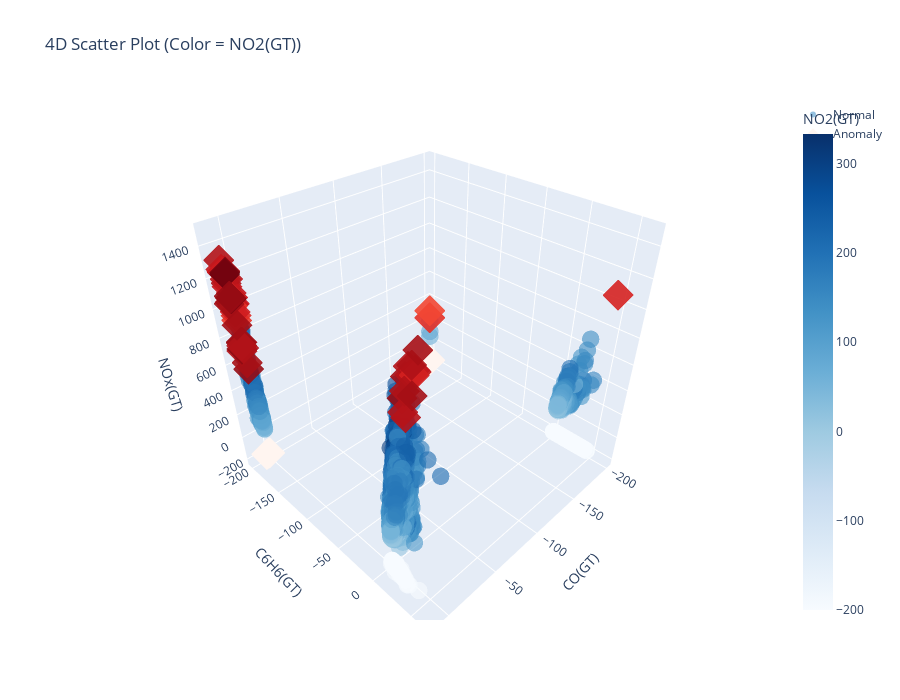

The cell this chart's notebook holds for it:
### Code cell
import plotly.graph_objects as go
import numpy as np
 
# Separate normal and anomaly
normal = features[features['anamoly'] == 1]
anomaly = features[features['anamoly'] == -1]
 
fig = go.Figure()
 
# Normal points
fig.add_trace(go.Scatter3d(
    x=normal['CO(GT)'],
    y=normal['C6H6(GT)'],
    z=normal['NOx(GT)'],
    mode='markers',
    name='Normal',
    marker=dict(
        size=6,
        color=normal['NO2(GT)'],   # 4th dimension as color
        colorscale='Blues',
        opacity=0.6,
        colorbar=dict(title='NO2(GT)')
    )
))
 
# Anomaly points
fig.add_trace(go.Scatter3d(
    x=anomaly['CO(GT)'],
    y=anomaly['C6H6(GT)'],
    z=anomaly['NOx(GT)'],
    mode='markers',
    name='Anomaly',
    marker=dict(
        size=8,
        color=anomaly['NO2(GT)'],
        colorscale='Reds',
        opacity=0.9,
        symbol='diamond'
    )
))
 
# Layout
fig.update_layout(
    title='4D Scatter Plot (Color = NO2(GT))',
    scene=dict(
        xaxis_title='CO(GT)',
        yaxis_title='C6H6(GT)',
        zaxis_title='NOx(GT)'
    ),
    width=900,
    height=700
)
 
fig.show()

### Figure 1 — Plotly figure (JSON) as saved in the notebook; plotly's stock layout.template omitted (floating-point values rounded to 4 significant figures; data arrays with more than 128 entries replaced by an {"elided": "..."} marker saying what was removed)
{"data": [{"marker": {"color": {"elided": "9263 int values"}, "colorbar": {"title": {"text": "NO2(GT)"}}, "colorscale": [[0, "rgb(247,251,255)"], [0.125, "rgb(222,235,247)"], [0.25, "rgb(198,219,239)"], [0.375, "rgb(158,202,225)"], [0.5, "rgb(107,174,214)"], [0.625, "rgb(66,146,198)"], [0.75, "rgb(33,113,181)"], [0.875, "rgb(8,81,156)"], [1, "rgb(8,48,107)"]], "opacity": 0.6, "size": 6}, "mode": "markers", "name": "Normal", "type": "scatter3d", "x": {"elided": "9263 float values"}, "y": {"elided": "9263 float values"}, "z": {"elided": "9263 int values"}}, {"marker": {"color": [-200, -200, -200, -200, -200, -200, -200, -200, -200, -200, -200, -200, -200, -200, -200, -200, -200, 158, -200, -200, -200, -200, -200, -200, -200, -200, -200, -200, -200, -200, -200, -200, -200, -200, -200, -200, -200, 186, 272, 288, 240, 245, 227, 220, 190, 255, 269, 257, 248, 208, -200, 229, 214, -200, 146, 210, 212, 217, 236, 217, 231, 227, 219, 203, 186, -200, 151, 164, 198, 247, 242, 252, -200, 121, -200, 272, -200, -200, 289, 243, 276, -200, 267, 296, 291, 276, 250, 251, 275, 312, 340, 326, 284, 289], "colorscale": [[0, "rgb(255,245,240)"], [0.125, "rgb(254,224,210)"], [0.25, "rgb(252,187,161)"], [0.375, "rgb(252,146,114)"], [0.5, "rgb(251,106,74)"], [0.625, "rgb(239,59,44)"], [0.75, "rgb(203,24,29)"], [0.875, "rgb(165,15,21)"], [1, "rgb(103,0,13)"]], "opacity": 0.9, "size": 8, "symbol": "diamond"}, "mode": "markers", "name": "Anomaly", "type": "scatter3d", "x": [1, -200, -200, -200, -200, -200, -200, -200, -200, -200, -200, -200, -200, -200, -200, 1.4, 0.3, -200, 0.7, -200, -200, -200, -200, -200, -200, -200, -200, -200, -200, -200, -200, -200, -200, -200, -200, -200, 3.4, -200, 7.8, 6.6, 6.3, 6.9, 10.2, 11.9, 11.5, 10.1, 9.9, 7.4, 9.3, 7.4, 0.9, 6.6, 7.3, 1.7, 5.3, 4.5, 5.5, 4.8, 5.5, 5.2, 7.5, 8.6, 9.1, 8.6, 5.4, 2.8, 6.3, 5, 5.1, 8.5, 8.7, 9.1, 2.7, -200, 0.8, 8.6, 0.8, 1.5, 3.8, 6.2, 8.4, 1.6, 3.8, 5.9, 5.4, 4.7, 4.3, 5.4, 5.8, 6.1, 7.1, 6.6, 6.5, 7.1], "y": [-200, -200, -200, -200, -200, -200, -200, -200, -200, -200, -200, -200, -200, -200, -200, -200, -200, -200, -200, -200, -200, -200, -200, -200, -200, -200, -200, -200, -200, -200, -200, -200, -200, -200, -200, -200, -200, 45.9, 35.9, 30.1, 38.3, 37.6, 49.5, 50.6, 49.4, 45.2, 50.8, -200, -200, -200, -200, -200, -200, -200, -200, -200, -200, -200, -200, -200, -200, -200, -200, -200, -200, -200, -200, -200, -200, 33.1, 36.1, 36.3, -200, -200, -200, 43, -200, -200, -200, -200, -200, -200, -200, -200, -200, -200, -200, -200, -200, -200, -200, -200, -200, -200], "z": [-200, -200, -200, -200, -200, -200, -200, -200, -200, -200, -200, -200, -200, -200, -200, -200, -200, 220, -200, -200, -200, -200, -200, -200, -200, -200, -200, -200, -200, -200, -200, -200, -200, -200, -200, -200, -200, 1052, 1290, 1148, 1301, 1345, 1369, 1389, 1358, 1389, 1479, 1159, 1310, 1037, -200, 1237, 1137, -200, 905, 1015, 1018, 1058, 1182, 1089, 1186, 1235, 1253, 1237, 1060, -200, 1005, 937, 963, 1089, 1070, 1220, -200, 286, -200, 1216, -200, -200, 540, 687, 1028, -200, 589, 700, 747, 746, 702, 723, 872, 1054, 1218, 1227, 1061, 1075]}], "layout": {"height": 700, "scene": {"xaxis": {"title": {"text": "CO(GT)"}}, "yaxis": {"title": {"text": "C6H6(GT)"}}, "zaxis": {"title": {"text": "NOx(GT)"}}}, "title": {"text": "4D Scatter Plot (Color = NO2(GT))"}, "width": 900}}
